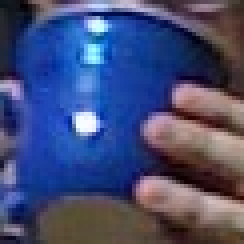
//> input picture Resources/BlueCup.jpg, 61 x 61 px (shown 4 times larger)
$ ./main ../../Resources/BlueCup.jpg   (built with g++ and OpenCV 4)
//> lines starting //> are read from the running program, lines starting //| are printed output that depends on the picture; after the words box and inside, x2 and y2 are one past the last pixel; in counts of white or black regions, pixels touching at a corner belong together
//
//  main.cpp
//  TrackBarContour
//
//  Created by chenjie on 2020/7/17.
//  Copyright © 2020 chenjie. All rights reserved.
//

#include <iostream>
#include <opencv2/core.hpp>
#include <opencv2/imgproc.hpp>
#include <opencv2/highgui.hpp>

// 原图灰度图
cv::Mat g_gray;
// 阈值处理后的二值图，用于查询轮廓
cv::Mat g_binary;
// 阈值处理使用的阈值
int g_thresh = 100;

// 滚动条的事件回调函数
void on_trackbar(int, void *) {
    // 生成二值图
    cv::threshold(g_gray, g_binary, g_thresh, 255, cv::THRESH_BINARY);
    cv::imshow("Binary", g_binary);

    // 获取轮廓
    std::vector<std::vector<cv::Point>> contours;
    cv::findContours(g_binary, contours, cv::noArray(), cv::RETR_LIST, cv::CHAIN_APPROX_SIMPLE);

    // 清空二值图
    g_binary = cv::Scalar::all(0);
    // 绘制轮廓
    cv::drawContours(g_binary, contours, -1, cv::Scalar::all(255));
    cv::imshow("Contours", g_binary);
}

int main(int argc, const char * argv[]) {
    // 读取原始图像
    g_gray = cv::imread(argv[1], cv::IMREAD_GRAYSCALE);
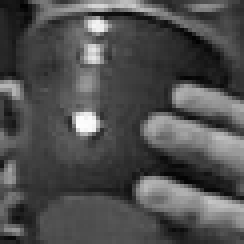
//> g_gray: 61 rows x 61 cols, CV_8UC1 (shown 4 times larger); min 2, max 253, mean 78.6
    cv::imshow("Original", g_gray);
    if (argc != 2 || g_gray.empty()) {
        std::cout << "\nExample: Find threshold dependent contours\nUsage:\n" << argv[0]
                  << " ../fruits.jpg\n" << std::endl;
        return -1;
    }

    // 创建UI控件
    cv::namedWindow("Contours", 1);
    cv::createTrackbar("Threshold", "Contours", &g_thresh, 255, on_trackbar);
    // 手动调用滑动条触发函数
    on_trackbar(g_thresh, nullptr);
//> in on_trackbar, `cv::threshold(g_gray, g_binary, g_thresh, 255, cv::THRESH_BINARY);`:
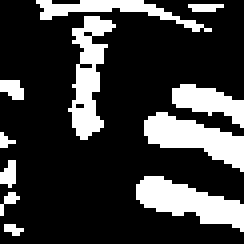
//> g_binary: 61 rows x 61 cols, CV_8UC1 (shown 4 times larger); 23.1% white; 11 white regions (4 under 20 px)
//> in on_trackbar, `cv::findContours(g_binary, contours, cv::noArray(), cv::RETR_LIST, cv:..`: contours = 14 contours, 9 with area under 20; largest, box (x1, y1, x2, y2) and area: (34, 44, 61, 58) 162, (36, 28, 61, 43) 153, (17, 4, 29, 35) 145, (43, 21, 61, 32) 81, (9, 0, 53, 8) 66
//> in on_trackbar, `cv::drawContours(g_binary, contours, -1, cv::Scalar::all(255));`:
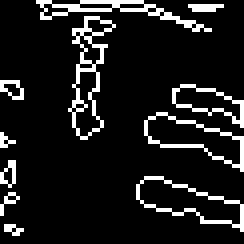
//> g_binary: 61 rows x 61 cols, CV_8UC1 (shown 4 times larger); 11.1% white in thin lines or dots
    // 挂起程序，等待用户输入事件
    cv::waitKey();

    return 0;
}

$ run again, on Resources/HandOutdoorSunColor.jpg
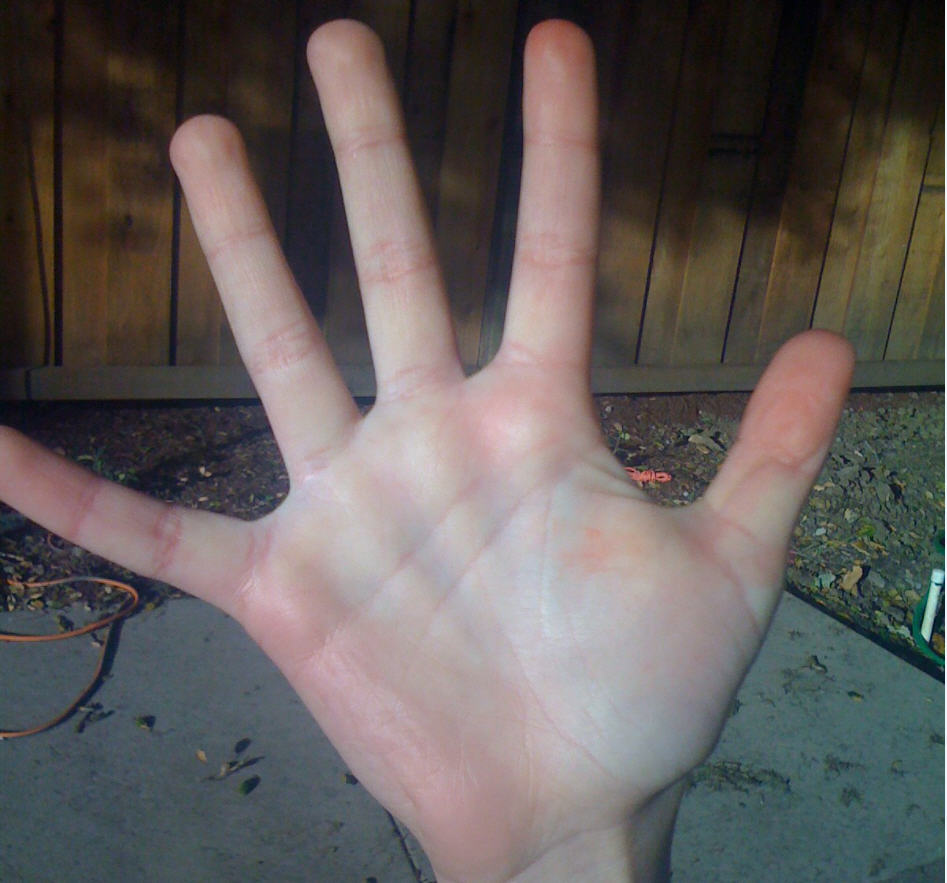
//> input picture Resources/HandOutdoorSunColor.jpg, 947 x 883 px
//> in on_trackbar, `cv::threshold(g_gray, g_binary, g_thresh, 255, cv::THRESH_BINARY);`:
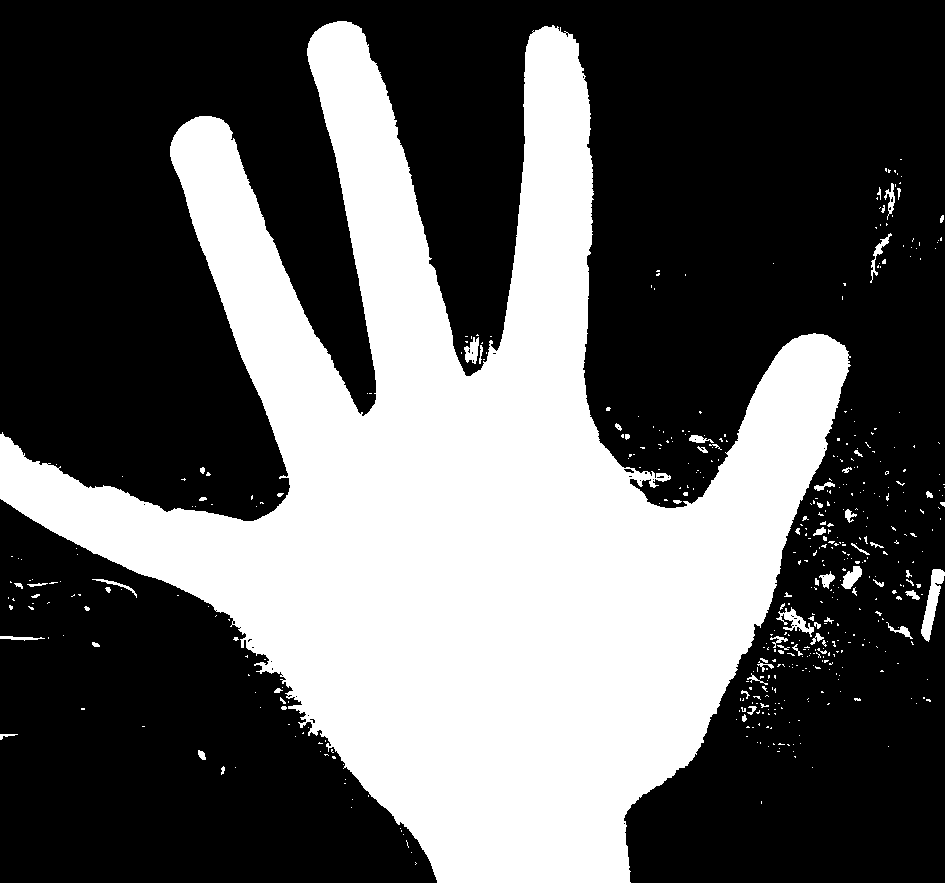
//> g_binary: 883 rows x 947 cols, CV_8UC1; 36.7% white; 490 white regions (425 under 20 px)
//> contours = 536 contours, 505 with area under 20; largest, box (x1, y1, x2, y2) and area: (0, 21, 851, 883) 296694, (921, 0, 947, 883) 1555, (776, 607, 814, 637) 306, (841, 566, 862, 589) 236, (464, 337, 479, 364) 214
//> in on_trackbar, `cv::drawContours(g_binary, contours, -1, cv::Scalar::all(255));`:
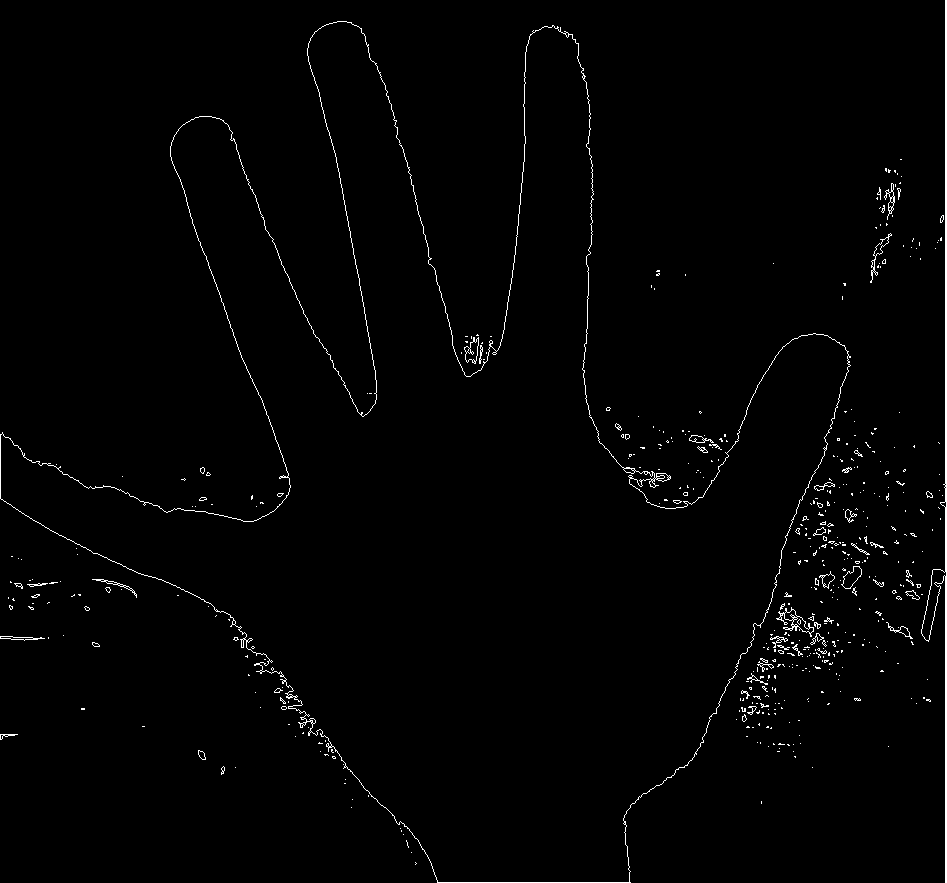
//> g_binary: 883 rows x 947 cols, CV_8UC1; 1.3% white in thin lines or dots
